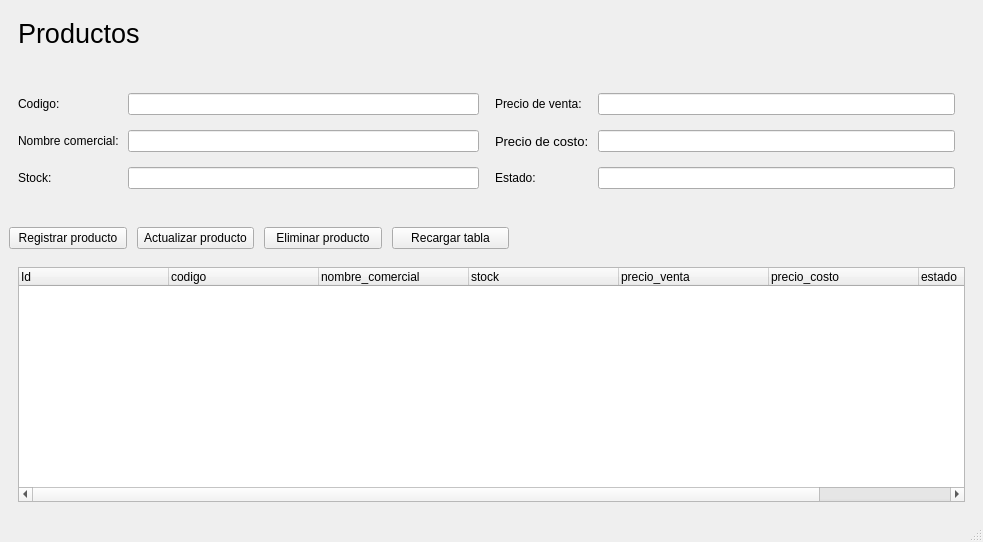
<?xml version="1.0" encoding="UTF-8"?>
<ui version="4.0">
 <class>MainWindow</class>
 <widget class="QMainWindow" name="MainWindow">
  <property name="geometry">
   <rect>
    <x>0</x>
    <y>0</y>
    <width>983</width>
    <height>542</height>
   </rect>
  </property>
  <property name="windowTitle">
   <string>MainWindow</string>
  </property>
  <property name="layoutDirection">
   <enum>Qt::LeftToRight</enum>
  </property>
  <widget class="QWidget" name="centralwidget">
   <layout class="QVBoxLayout" name="verticalLayout">
    <item>
     <widget class="QFrame" name="frame">
      <property name="enabled">
       <bool>true</bool>
      </property>
      <property name="frameShape">
       <enum>QFrame::NoFrame</enum>
      </property>
      <property name="frameShadow">
       <enum>QFrame::Raised</enum>
      </property>
      <layout class="QHBoxLayout" name="horizontalLayout">
       <item>
        <widget class="QLabel" name="title_label">
         <property name="font">
          <font>
           <pointsize>20</pointsize>
          </font>
         </property>
         <property name="layoutDirection">
          <enum>Qt::LeftToRight</enum>
         </property>
         <property name="text">
          <string>Productos</string>
         </property>
        </widget>
       </item>
      </layout>
     </widget>
    </item>
    <item>
     <layout class="QGridLayout" name="gridLayout_4">
      <property name="leftMargin">
       <number>0</number>
      </property>
      <property name="topMargin">
       <number>0</number>
      </property>
      <property name="rightMargin">
       <number>0</number>
      </property>
      <property name="bottomMargin">
       <number>0</number>
      </property>
      <property name="spacing">
       <number>0</number>
      </property>
      <item row="0" column="0">
       <widget class="QFrame" name="info_frame">
        <property name="frameShape">
         <enum>QFrame::NoFrame</enum>
        </property>
        <property name="frameShadow">
         <enum>QFrame::Raised</enum>
        </property>
        <layout class="QHBoxLayout" name="horizontalLayout_4">
         <item>
          <layout class="QGridLayout" name="gridLayout_3">
           <item row="0" column="1">
            <layout class="QGridLayout" name="gridLayout_2">
             <property name="leftMargin">
              <number>0</number>
             </property>
             <property name="topMargin">
              <number>20</number>
             </property>
             <property name="rightMargin">
              <number>10</number>
             </property>
             <property name="bottomMargin">
              <number>20</number>
             </property>
             <property name="horizontalSpacing">
              <number>9</number>
             </property>
             <property name="verticalSpacing">
              <number>15</number>
             </property>
             <item row="0" column="0">
              <widget class="QLabel" name="label_4">
               <property name="text">
                <string>Precio de venta:</string>
               </property>
              </widget>
             </item>
             <item row="1" column="0">
              <widget class="QLabel" name="label_5">
               <property name="font">
                <font>
                 <pointsize>10</pointsize>
                 <italic>false</italic>
                 <bold>false</bold>
                 <underline>false</underline>
                 <strikeout>false</strikeout>
                </font>
               </property>
               <property name="styleSheet">
                <string notr="true"/>
               </property>
               <property name="text">
                <string>Precio de costo:</string>
               </property>
               <property name="wordWrap">
                <bool>false</bool>
               </property>
              </widget>
             </item>
             <item row="0" column="1">
              <widget class="QLineEdit" name="p_venta"/>
             </item>
             <item row="1" column="1">
              <widget class="QLineEdit" name="p_costo"/>
             </item>
             <item row="2" column="0">
              <widget class="QLabel" name="label_6">
               <property name="text">
                <string>Estado:</string>
               </property>
              </widget>
             </item>
             <item row="2" column="1">
              <widget class="QLineEdit" name="estado"/>
             </item>
            </layout>
           </item>
           <item row="0" column="0">
            <layout class="QGridLayout" name="gridLayout">
             <property name="leftMargin">
              <number>0</number>
             </property>
             <property name="topMargin">
              <number>20</number>
             </property>
             <property name="rightMargin">
              <number>10</number>
             </property>
             <property name="bottomMargin">
              <number>20</number>
             </property>
             <property name="horizontalSpacing">
              <number>9</number>
             </property>
             <property name="verticalSpacing">
              <number>15</number>
             </property>
             <item row="0" column="1">
              <widget class="QLineEdit" name="codigo"/>
             </item>
             <item row="1" column="1">
              <widget class="QLineEdit" name="nombre"/>
             </item>
             <item row="2" column="0">
              <widget class="QLabel" name="label">
               <property name="text">
                <string>Stock:</string>
               </property>
              </widget>
             </item>
             <item row="1" column="0">
              <widget class="QLabel" name="label_3">
               <property name="text">
                <string>Nombre comercial:</string>
               </property>
              </widget>
             </item>
             <item row="0" column="0">
              <widget class="QLabel" name="label_2">
               <property name="text">
                <string>Codigo:</string>
               </property>
              </widget>
             </item>
             <item row="2" column="1">
              <widget class="QLineEdit" name="stock"/>
             </item>
            </layout>
           </item>
          </layout>
         </item>
        </layout>
       </widget>
      </item>
      <item row="2" column="0">
       <widget class="QFrame" name="function_frame">
        <property name="maximumSize">
         <size>
          <width>500</width>
          <height>16777215</height>
         </size>
        </property>
        <property name="frameShape">
         <enum>QFrame::NoFrame</enum>
        </property>
        <property name="frameShadow">
         <enum>QFrame::Raised</enum>
        </property>
        <layout class="QHBoxLayout" name="horizontalLayout_2">
         <property name="spacing">
          <number>10</number>
         </property>
         <property name="leftMargin">
          <number>0</number>
         </property>
         <property name="rightMargin">
          <number>0</number>
         </property>
         <item>
          <widget class="QPushButton" name="btn_registrar">
           <property name="maximumSize">
            <size>
             <width>150</width>
             <height>16777215</height>
            </size>
           </property>
           <property name="text">
            <string>Registrar producto</string>
           </property>
          </widget>
         </item>
         <item>
          <widget class="QPushButton" name="btn_actualizar">
           <property name="text">
            <string>Actualizar producto</string>
           </property>
          </widget>
         </item>
         <item>
          <widget class="QPushButton" name="btn_eliminar">
           <property name="text">
            <string>Eliminar producto</string>
           </property>
          </widget>
         </item>
         <item>
          <widget class="QPushButton" name="reload">
           <property name="text">
            <string>Recargar tabla</string>
           </property>
          </widget>
         </item>
        </layout>
       </widget>
      </item>
      <item row="3" column="0">
       <widget class="QFrame" name="result_frame">
        <property name="frameShape">
         <enum>QFrame::NoFrame</enum>
        </property>
        <property name="frameShadow">
         <enum>QFrame::Raised</enum>
        </property>
        <layout class="QHBoxLayout" name="horizontalLayout_3">
         <item>
          <widget class="QTableWidget" name="tableWidget">
           <attribute name="horizontalHeaderMinimumSectionSize">
            <number>50</number>
           </attribute>
           <attribute name="horizontalHeaderDefaultSectionSize">
            <number>150</number>
           </attribute>
           <attribute name="horizontalHeaderStretchLastSection">
            <bool>true</bool>
           </attribute>
           <attribute name="verticalHeaderVisible">
            <bool>false</bool>
           </attribute>
           <column>
            <property name="text">
             <string>Id</string>
            </property>
            <property name="textAlignment">
             <set>AlignLeading|AlignVCenter</set>
            </property>
           </column>
           <column>
            <property name="text">
             <string>codigo</string>
            </property>
            <property name="textAlignment">
             <set>AlignLeading|AlignVCenter</set>
            </property>
           </column>
           <column>
            <property name="text">
             <string>nombre_comercial</string>
            </property>
            <property name="textAlignment">
             <set>AlignLeading|AlignVCenter</set>
            </property>
           </column>
           <column>
            <property name="text">
             <string>stock</string>
            </property>
            <property name="textAlignment">
             <set>AlignLeading|AlignVCenter</set>
            </property>
           </column>
           <column>
            <property name="text">
             <string>precio_venta</string>
            </property>
            <property name="textAlignment">
             <set>AlignLeading|AlignVCenter</set>
            </property>
           </column>
           <column>
            <property name="text">
             <string>precio_costo</string>
            </property>
            <property name="textAlignment">
             <set>AlignLeading|AlignVCenter</set>
            </property>
           </column>
           <column>
            <property name="text">
             <string>estado</string>
            </property>
            <property name="textAlignment">
             <set>AlignLeading|AlignVCenter</set>
            </property>
           </column>
          </widget>
         </item>
        </layout>
       </widget>
      </item>
     </layout>
    </item>
   </layout>
  </widget>
  <widget class="QMenuBar" name="menubar">
   <property name="geometry">
    <rect>
     <x>0</x>
     <y>0</y>
     <width>983</width>
     <height>22</height>
    </rect>
   </property>
  </widget>
  <widget class="QStatusBar" name="statusbar"/>
 </widget>
 <tabstops>
  <tabstop>codigo</tabstop>
  <tabstop>nombre</tabstop>
  <tabstop>stock</tabstop>
  <tabstop>p_venta</tabstop>
  <tabstop>p_costo</tabstop>
  <tabstop>estado</tabstop>
  <tabstop>tableWidget</tabstop>
 </tabstops>
 <resources/>
 <connections/>
</ui>
